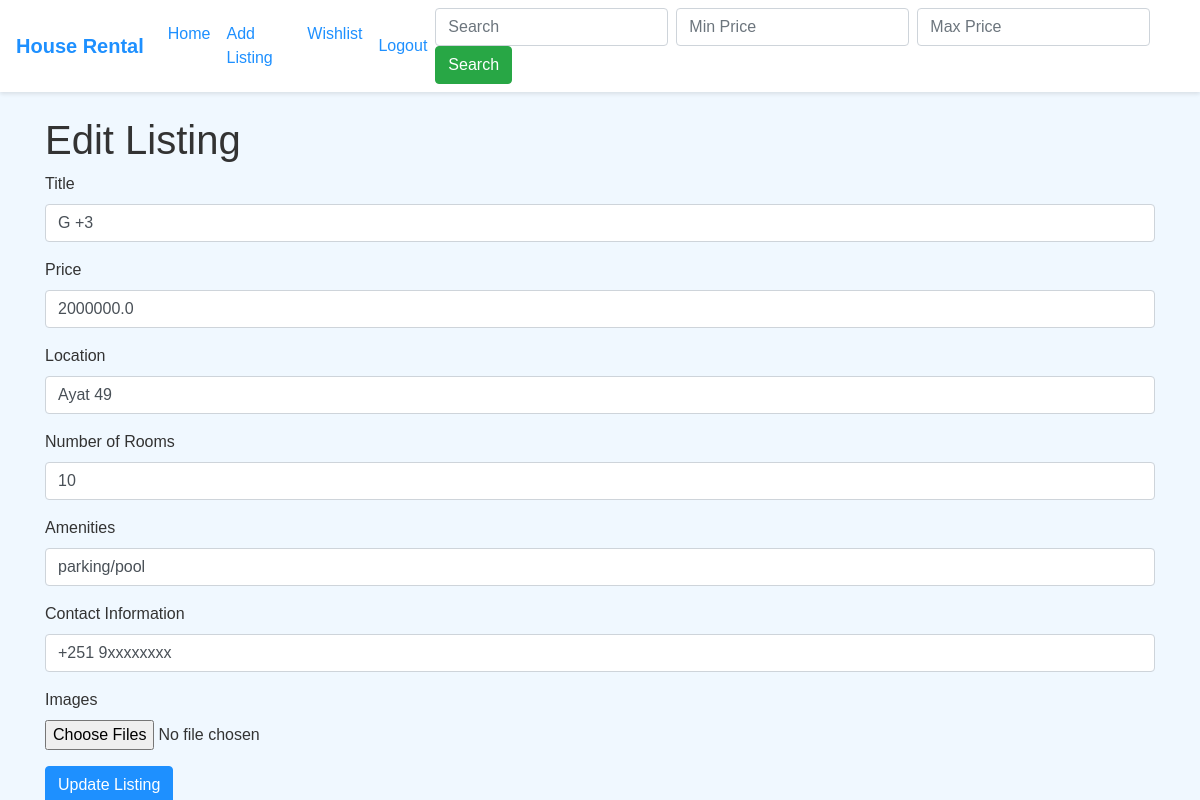
Page /edit_listing/3 (signed in) on the committed database.
### app.py (models this page shows)
class HouseListing(db.Model):
    id = db.Column(db.Integer, primary_key=True)
    title = db.Column(db.String(100), nullable=False)
    price = db.Column(db.Float, nullable=False)
    location = db.Column(db.String(100), nullable=False)
    number_of_rooms = db.Column(db.Integer, nullable=False)
    amenities = db.Column(db.String(200))
    user_id = db.Column(db.Integer, db.ForeignKey('user.id'), nullable=False)
    contact = db.Column(db.String(100))
    images = db.relationship('Image', backref='house_listing', lazy=True)
    screenshot = db.relationship('Screenshot', backref='house_listing', lazy=True)
    payDate = db.Column(db.String, nullable=True)

### app.py (the view, shortened to what this page needs)
@app.route('/edit_listing/<int:id>', methods=['GET', 'POST'])
@login_required
def edit_listing(id):
    listing = HouseListing.query.get_or_404(id)
    if listing.user_id != current_user.id and current_user.role != 'admin':
        flash('You are not authorized to edit this listing.', 'error')
        return redirect(url_for('home'))
    return render_template('edit_listing.html', listing=listing)

### app.py (called while the page is built)
@login_manager.user_loader
def load_user(user_id):
    return User.query.get(int(user_id))

### templates/edit_listing.html
{% extends "base.html" %}
{% block content %}
<h1>Edit Listing</h1>
<form method="POST" enctype="multipart/form-data">
    <div class="form-group">
        <label for="title">Title</label>
        <input type="text" class="form-control" id="title" name="title" value="{{ listing.title }}" required>
    </div>
    <div class="form-group">
        <label for="price">Price</label>
        <input type="number" class="form-control" id="price" name="price" step="0.01" value="{{ listing.price }}" required>
    </div>
    <div class="form-group">
        <label for="location">Location</label>
        <input type="text" class="form-control" id="location" name="location" value="{{ listing.location }}" required>
    </div>
    <div class="form-group">
        <label for="number_of_rooms">Number of Rooms</label>
        <input type="number" class="form-control" id="number_of_rooms" name="number_of_rooms" value="{{ listing.number_of_rooms }}" required>
    </div>
    <div class="form-group">
        <label for="amenities">Amenities</label>
        <input type="text" class="form-control" id="amenities" name="amenities" value="{{ listing.amenities }}">
    </div>
    <div class="form-group">
        <label for="contact">Contact Information</label>
        <input type="text" class="form-control" id="contact" name="contact" value="{{ listing.contact }}">
    </div>
    <div class="form-group">
        <label for="images">Images</label>
        <input type="file" class="form-control-file" id="images" name="images" multiple>
    </div>
    <button type="submit" class="btn btn-primary">Update Listing</button>
</form>
{% endblock %}

### static/style.css (style rules this page uses)
body { font-family: Arial, sans-serif; background-color: #f0f8ff; color: #333; }
.btn-primary { background-color: #1e90ff; border-color: #1e90ff; }

### rows in the picture
HouseListing: title "G +3", price "2000000.0", location "Ayat 49", number_of_rooms "10", amenities "parking/pool", contact "+251 9xxxxxxxx"
